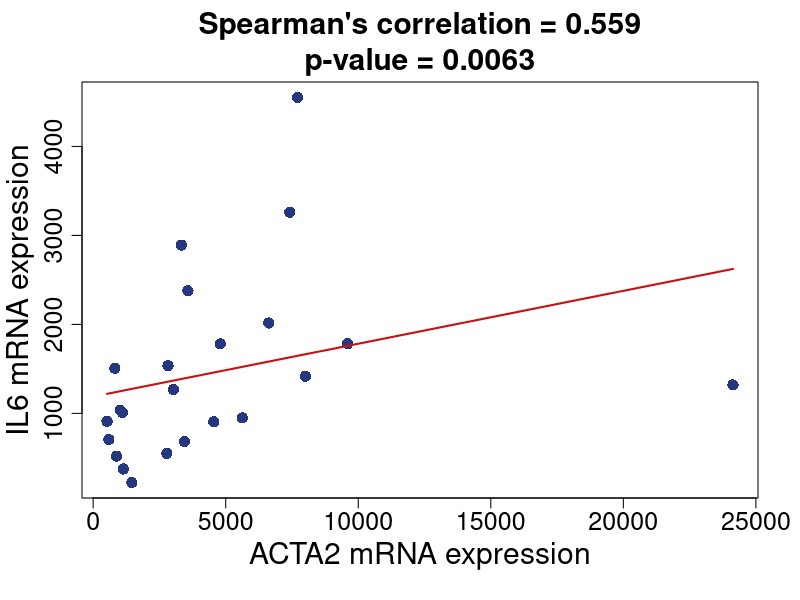

This figure's R source:
setwd("D:\\zsy\\SX\\DJY SX\\Gene-co-expression\\IL6-VEGFB")  #dir
rt=read.table("data.txt", sep="\t", header=T, check.names=F, row.names=1)
i=1  #gene 1
j=2  #gene 2 
x=as.numeric(rt[i,])
y=as.numeric(rt[j,])
xName=row.names(rt[i,])
yName=row.names(rt[j,])

# 计算Spearman相关系数和p值
cor_test_result = cor.test(x, y, method = "spearman")
R = round(cor_test_result$estimate, 3)
p_value = round(cor_test_result$p.value, 4)

# 设置更宽的PDF（默认width=7, height=7）
pdf(file="cor.pdf", width=7, height=7)  # 宽度10英寸，高度7英寸
z=lm(y~x)
plot(x, y, 
     type="p", pch=16, cex=1.5, col="#25377F",
     main=paste("Spearman's correlation = ", R, "\np-value = ", p_value, sep=""),
     xlab=paste(xName, "mRNA expression"), 
     ylab=paste(yName, "mRNA expression"),
     cex.main=1.8,     # 加大标题（Spearman和p值）字体
     cex.lab=1.8,      # 加大X/Y轴标签字体
     cex.axis=1.5,     # 加大坐标轴刻度字体
     mgp=c(2.5, 0.8, 0)) # 调整坐标轴标题位置（加大距离）
lines(x, fitted(z), col="#CA0E12", lwd=2)  # 加粗回归线
dev.off()
